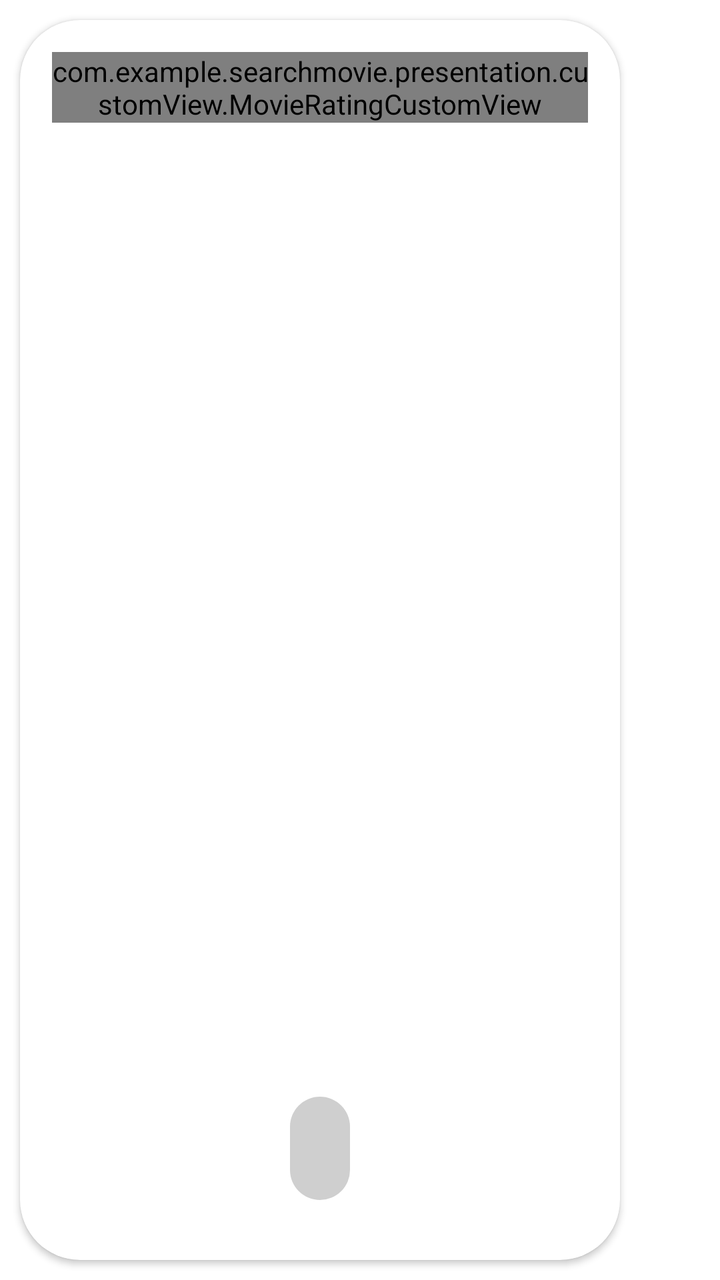
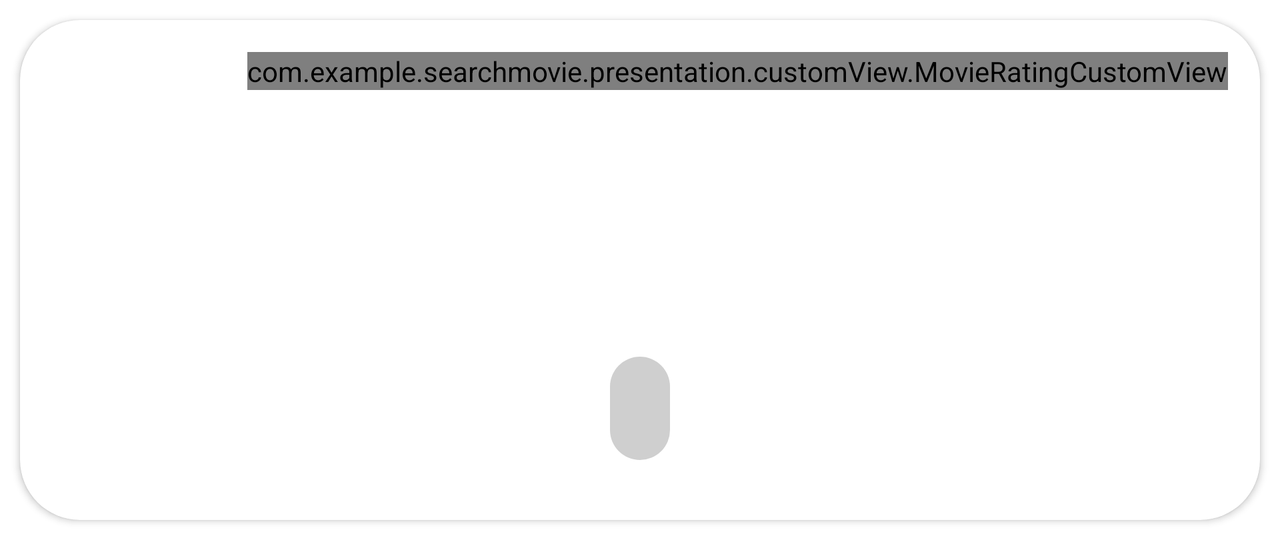

One screen, two layout resources from the same app: the default and the repository's alternative for another configuration. Each is rendered where Android would select it; the XML of both is given below.
<!-- AndroidManifest.xml: application theme Theme.SearchMovie -->
<!-- res/layout/screen_card_popular_movie.xml -->
<?xml version="1.0" encoding="utf-8"?>
<androidx.cardview.widget.CardView xmlns:android="http://schemas.android.com/apk/res/android"
    xmlns:app="http://schemas.android.com/apk/res-auto"
    android:id="@+id/main_item_trending"
    android:layout_width="300dp"
    android:layout_height="match_parent"
    android:layout_margin="10dp"
    app:cardCornerRadius="30dp">

    <ImageView
        android:id="@+id/image_view_wallpaper_movie"
        android:layout_width="match_parent"
        android:layout_height="match_parent"
        android:scaleType="centerCrop" />

    <ImageView
        android:id="@+id/image_view_local_date_movies"
        android:layout_width="wrap_content"
        android:layout_height="wrap_content"
        android:layout_gravity="start|top"
        android:layout_margin="24dp"
        android:src="@drawable/ic_network_error"
        android:visibility="gone" />

    <com.example.searchmovie.presentation.customView.MovieRatingCustomView
        android:id="@+id/custom_view_card_short_help_movie"
        android:layout_width="wrap_content"
        android:layout_height="wrap_content"
        android:layout_gravity="top|end"
        android:layout_margin="16dp" />

    <TextView
        android:id="@+id/text_view_name_movie"
        android:layout_width="wrap_content"
        android:layout_height="wrap_content"
        android:layout_gravity="bottom|center"
        android:layout_margin="30dp"
        android:background="@drawable/text_color_card_trending"
        android:maxEms="10"
        android:padding="15dp"
        android:text=""
        android:fontFamily="@font/lato_bold"
        android:textColor="@color/black"
        android:textSize="@dimen/section_text_size" />
</androidx.cardview.widget.CardView>
<!-- resources referenced by this layout -->
<resources>
  <color name="black">#FF000000</color>
  <dimen name="section_text_size">16sp</dimen>
  <!-- drawable ic_network_error (drawable) -->
  <vector xmlns:android="http://schemas.android.com/apk/res/android"
      android:width="40dp"
      android:height="40dp"
      android:tint="#F60202"
      android:viewportWidth="24"
      android:viewportHeight="24">
  
      <path
          android:fillColor="@android:color/white"
          android:pathData="M16,7l3,0l-4,-4l-4,4l3,0l0,4.17l2,2z" />
  
      <path
          android:fillColor="@android:color/white"
          android:pathData="M2.81,2.81l-1.42,1.41l6.61,6.61l0,6.18l-3,0.01l4,3.98l4,-4l-3,0.01l0,-4.18l9.78,9.78l1.41,-1.42z" />
  
  </vector>
  <!-- drawable text_color_card_trending (drawable) -->
  <?xml version="1.0" encoding="utf-8"?>
  <shape xmlns:android="http://schemas.android.com/apk/res/android">
  <solid android:color="@color/gray_shadow_image"/>
      <corners android:radius="16dp"/>
  </shape>
  <style name="Theme.SearchMovie" parent="Base.Theme.SearchMovie" />
  <color name="gray_shadow_image">#B3BBBBBB</color>
  <style name="Base.Theme.SearchMovie" parent="Theme.MaterialComponents.DayNight.NoActionBar">
          <item name="colorPrimary">#FF5722</item>
          <item name="colorPrimaryDark">#BF360C</item>
      </style>
</resources>
<!-- res/layout-land/screen_card_popular_movie.xml (the repository's variant of the layout above) -->
<!-- drawn on the phone turned sideways -->
<?xml version="1.0" encoding="utf-8"?>
<androidx.cardview.widget.CardView xmlns:android="http://schemas.android.com/apk/res/android"
    xmlns:app="http://schemas.android.com/apk/res-auto"
    android:id="@+id/main_item_trending"
    android:layout_width="match_parent"
    android:layout_height="250dp"
    android:layout_margin="10dp"
    app:cardCornerRadius="30dp">

    <ImageView
        android:id="@+id/image_view_wallpaper_movie"
        android:layout_width="match_parent"
        android:layout_height="match_parent"
        android:scaleType="centerCrop" />

    <com.example.searchmovie.presentation.customView.MovieRatingCustomView
        android:id="@+id/custom_view_card_short_help_movie"
        android:layout_width="wrap_content"
        android:layout_height="wrap_content"
        android:layout_gravity="top|end"
        android:layout_margin="16dp" />

    <TextView
        android:id="@+id/text_view_name_movie"
        android:layout_width="wrap_content"
        android:layout_height="wrap_content"
        android:layout_gravity="bottom|center"
        android:layout_margin="30dp"
        android:background="@drawable/text_color_card_trending"
        android:maxEms="10"
        android:padding="15dp"
        android:text=""
        android:fontFamily="@font/lato_bold"
        android:textColor="@color/black"
        android:textSize="@dimen/section_text_size" />
</androidx.cardview.widget.CardView>
<!-- resources referenced by the variant -->
<!-- as the phone turned sideways resolves them -->
<resources>
  <color name="black">#FF000000</color>
  <dimen name="section_text_size">16sp</dimen>
  <!-- drawable text_color_card_trending (drawable) -->
  <?xml version="1.0" encoding="utf-8"?>
  <shape xmlns:android="http://schemas.android.com/apk/res/android">
  <solid android:color="@color/gray_shadow_image"/>
      <corners android:radius="16dp"/>
  </shape>
  <style name="Theme.SearchMovie" parent="Base.Theme.SearchMovie" />
  <color name="gray_shadow_image">#B3BBBBBB</color>
  <style name="Base.Theme.SearchMovie" parent="Theme.MaterialComponents.DayNight.NoActionBar">
          <item name="colorPrimary">#FF5722</item>
          <item name="colorPrimaryDark">#BF360C</item>
      </style>
</resources>
